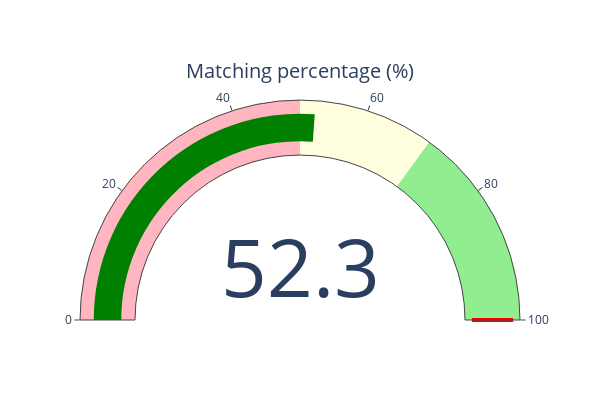

The code cell stored with this chart in its notebook:
### Markdown cell above
#### 8. Visualization and Notification

### Code cell
# Visualization
fig = go.Figure(go.Indicator(
    domain = {'x': [0, 1], 'y': [0, 1]},
    value = similarity,
    mode = "gauge+number",
    title = {'text': "Matching percentage (%)"},
    #delta = {'reference': 100},
    gauge = {
        'axis': {'range': [0, 100]},
        'steps' : [
            {'range': [0, 50], 'color': "#FFB6C1"},
            {'range': [50, 70], 'color': "#FFFFE0"},
            {'range': [70, 100], 'color': "#90EE90"}
        ],
             'threshold' : {'line': {'color': "red", 'width': 4}, 'thickness': 0.75, 'value': 100}}))

fig.update_layout(width=600, height=400)  # Adjust the width and height as desired
fig.show()

# Print notification
if similarity < 50:
    print(colored("Low chance, need to modify your CV!", "red", attrs=["bold"]))
elif similarity >= 50 and similarity < 70:
    print(colored("Good chance but you can improve further!", "yellow", attrs=["bold"]))
else:
    print(colored("Excellent! You can submit your CV.", "green", attrs=["bold"]))

### Figure 1 — Plotly figure (JSON) as saved in the notebook; plotly's stock layout.template omitted (floating-point values rounded to 4 significant figures)
{"data": [{"domain": {"x": [0, 1], "y": [0, 1]}, "gauge": {"axis": {"range": [0, 100]}, "steps": [{"color": "#FFB6C1", "range": [0, 50]}, {"color": "#FFFFE0", "range": [50, 70]}, {"color": "#90EE90", "range": [70, 100]}], "threshold": {"line": {"color": "red", "width": 4}, "thickness": 0.75, "value": 100}}, "mode": "gauge+number", "title": {"text": "Matching percentage (%)"}, "type": "indicator", "value": 52.28}], "layout": {"height": 400, "width": 600}}
